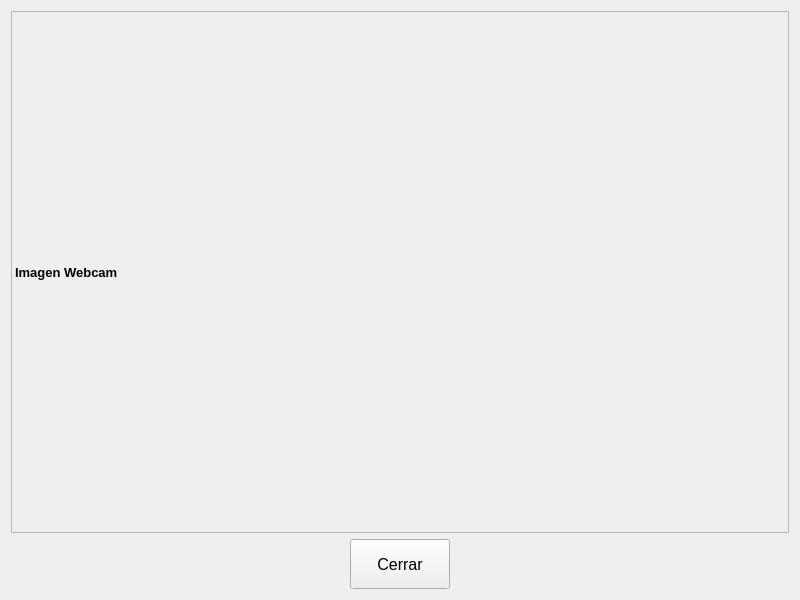
<?xml version="1.0" encoding="UTF-8"?>
<ui version="4.0">
 <class>WebCamUI</class>
 <widget class="QWidget" name="WebCamUI">
  <property name="windowModality">
   <enum>Qt::NonModal</enum>
  </property>
  <property name="geometry">
   <rect>
    <x>0</x>
    <y>0</y>
    <width>800</width>
    <height>600</height>
   </rect>
  </property>
  <property name="sizePolicy">
   <sizepolicy hsizetype="Fixed" vsizetype="Fixed">
    <horstretch>0</horstretch>
    <verstretch>0</verstretch>
   </sizepolicy>
  </property>
  <property name="maximumSize">
   <size>
    <width>800</width>
    <height>600</height>
   </size>
  </property>
  <property name="windowTitle">
   <string>IN2PS Debug</string>
  </property>
  <property name="windowOpacity">
   <double>0.850000000000000</double>
  </property>
  <layout class="QVBoxLayout" name="verticalLayout">
   <item>
    <widget class="QLabel" name="lbl_Imagen">
     <property name="sizePolicy">
      <sizepolicy hsizetype="Preferred" vsizetype="Preferred">
       <horstretch>0</horstretch>
       <verstretch>10</verstretch>
      </sizepolicy>
     </property>
     <property name="font">
      <font>
       <pointsize>10</pointsize>
       <weight>75</weight>
       <bold>true</bold>
      </font>
     </property>
     <property name="frameShape">
      <enum>QFrame::StyledPanel</enum>
     </property>
     <property name="frameShadow">
      <enum>QFrame::Sunken</enum>
     </property>
     <property name="text">
      <string>Imagen Webcam</string>
     </property>
    </widget>
   </item>
   <item>
    <layout class="QHBoxLayout" name="horizontalLayout">
     <item>
      <spacer name="horizontalSpacer">
       <property name="orientation">
        <enum>Qt::Horizontal</enum>
       </property>
       <property name="sizeHint" stdset="0">
        <size>
         <width>40</width>
         <height>20</height>
        </size>
       </property>
      </spacer>
     </item>
     <item>
      <widget class="QPushButton" name="m_CloseWindow">
       <property name="sizePolicy">
        <sizepolicy hsizetype="Fixed" vsizetype="Fixed">
         <horstretch>0</horstretch>
         <verstretch>1</verstretch>
        </sizepolicy>
       </property>
       <property name="minimumSize">
        <size>
         <width>100</width>
         <height>50</height>
        </size>
       </property>
       <property name="maximumSize">
        <size>
         <width>1000</width>
         <height>50</height>
        </size>
       </property>
       <property name="font">
        <font>
         <pointsize>12</pointsize>
        </font>
       </property>
       <property name="text">
        <string>Cerrar</string>
       </property>
       <property name="iconSize">
        <size>
         <width>32</width>
         <height>32</height>
        </size>
       </property>
      </widget>
     </item>
     <item>
      <spacer name="horizontalSpacer_2">
       <property name="orientation">
        <enum>Qt::Horizontal</enum>
       </property>
       <property name="sizeHint" stdset="0">
        <size>
         <width>40</width>
         <height>20</height>
        </size>
       </property>
      </spacer>
     </item>
    </layout>
   </item>
  </layout>
 </widget>
 <resources/>
 <connections/>
</ui>
